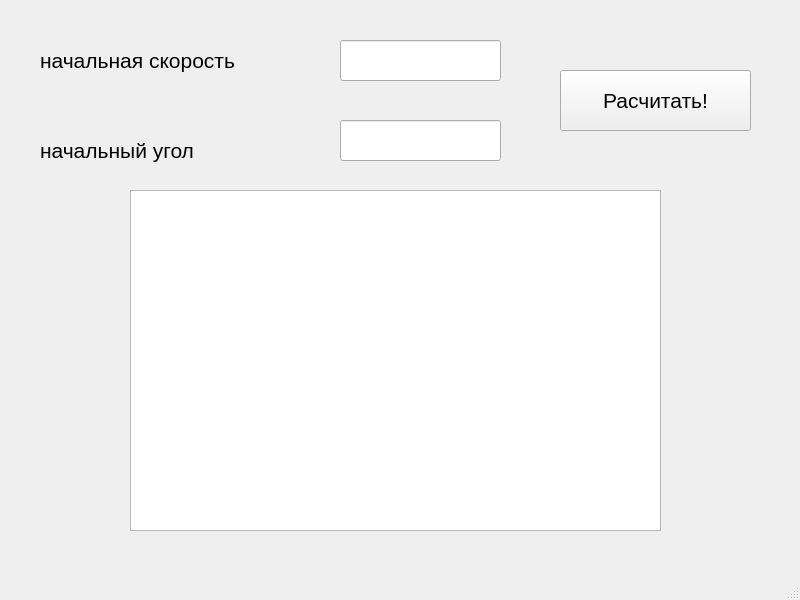
<?xml version="1.0" encoding="UTF-8"?>
<ui version="4.0">
 <class>MainWindow</class>
 <widget class="QMainWindow" name="MainWindow">
  <property name="geometry">
   <rect>
    <x>0</x>
    <y>0</y>
    <width>800</width>
    <height>600</height>
   </rect>
  </property>
  <property name="windowTitle">
   <string>MainWindow</string>
  </property>
  <widget class="QWidget" name="centralwidget">
   <widget class="QLabel" name="Vn">
    <property name="geometry">
     <rect>
      <x>40</x>
      <y>30</y>
      <width>251</width>
      <height>61</height>
     </rect>
    </property>
    <property name="font">
     <font>
      <pointsize>16</pointsize>
     </font>
    </property>
    <property name="text">
     <string>начальная скорость</string>
    </property>
   </widget>
   <widget class="QLabel" name="phin">
    <property name="geometry">
     <rect>
      <x>40</x>
      <y>110</y>
      <width>241</width>
      <height>81</height>
     </rect>
    </property>
    <property name="font">
     <font>
      <pointsize>16</pointsize>
     </font>
    </property>
    <property name="text">
     <string>начальный угол</string>
    </property>
   </widget>
   <widget class="QPushButton" name="btn">
    <property name="geometry">
     <rect>
      <x>560</x>
      <y>70</y>
      <width>191</width>
      <height>61</height>
     </rect>
    </property>
    <property name="font">
     <font>
      <pointsize>16</pointsize>
     </font>
    </property>
    <property name="text">
     <string>Расчитать!</string>
    </property>
   </widget>
   <widget class="QLineEdit" name="Vnl">
    <property name="geometry">
     <rect>
      <x>340</x>
      <y>40</y>
      <width>161</width>
      <height>41</height>
     </rect>
    </property>
    <property name="font">
     <font>
      <pointsize>16</pointsize>
     </font>
    </property>
    <property name="text">
     <string/>
    </property>
   </widget>
   <widget class="QLineEdit" name="phinL">
    <property name="geometry">
     <rect>
      <x>340</x>
      <y>120</y>
      <width>161</width>
      <height>41</height>
     </rect>
    </property>
    <property name="font">
     <font>
      <pointsize>16</pointsize>
     </font>
    </property>
   </widget>
   <widget class="QLabel" name="lblo">
    <property name="geometry">
     <rect>
      <x>270</x>
      <y>470</y>
      <width>191</width>
      <height>61</height>
     </rect>
    </property>
    <property name="font">
     <font>
      <pointsize>16</pointsize>
     </font>
    </property>
    <property name="text">
     <string/>
    </property>
   </widget>
   <widget class="QGraphicsView" name="graphicsView">
    <property name="geometry">
     <rect>
      <x>130</x>
      <y>190</y>
      <width>531</width>
      <height>341</height>
     </rect>
    </property>
   </widget>
  </widget>
  <widget class="QMenuBar" name="menubar">
   <property name="geometry">
    <rect>
     <x>0</x>
     <y>0</y>
     <width>800</width>
     <height>26</height>
    </rect>
   </property>
  </widget>
  <widget class="QStatusBar" name="statusbar"/>
 </widget>
 <resources/>
 <connections/>
</ui>
